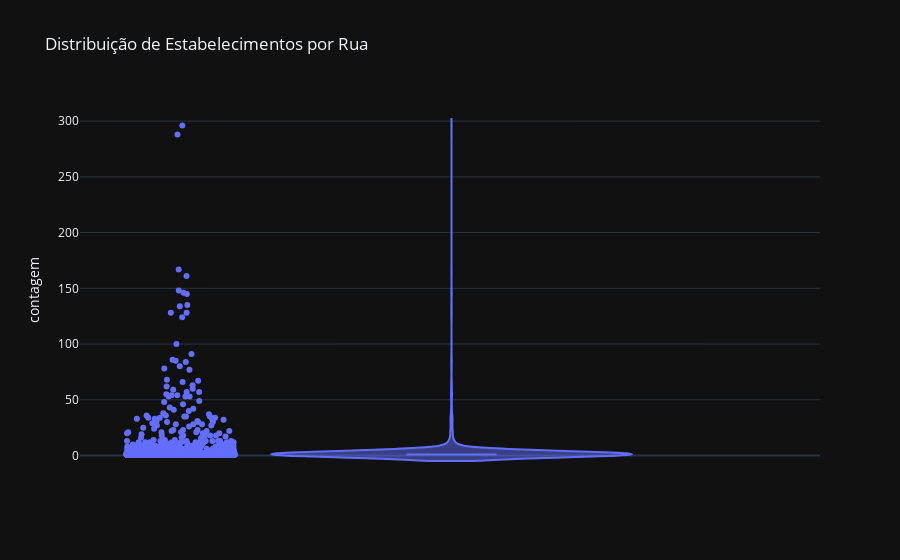

Notebook source saved alongside this figure:
### Markdown cell above
# Ruas com apenas 1 estabelecimento
Existem 2442 ruas com apenas 1 estabelescimento oque indica uma boa pulverisão do comercio na cidade.

### Code cell
# Definir oque são muitos restaurantes em 1 rua 
df_violin = f.reset_index()
df_violin.columns = ['rua', 'contagem']

# Criar o gráfico violin
fig = px.violin(df_violin, y='contagem', box=True, points='all', title='Distribuição de Estabelecimentos por Rua',
    template='plotly_dark' )

fig.show()

### Figure 1 — Plotly figure (JSON) as saved in the notebook; plotly's stock layout.template omitted (floating-point values rounded to 4 significant figures; data arrays with more than 128 entries replaced by an {"elided": "..."} marker saying what was removed)
{"data": [{"alignmentgroup": "True", "box": {"visible": true}, "hovertemplate": "contagem=%{y}<extra></extra>", "legendgroup": "", "marker": {"color": "#636efa"}, "name": "", "offsetgroup": "", "orientation": "v", "points": "all", "scalegroup": "True", "showlegend": false, "type": "violin", "x0": " ", "xaxis": "x", "y": {"elided": "3069 int values"}, "y0": " ", "yaxis": "y"}], "layout": {"legend": {"tracegroupgap": 0}, "title": {"text": "Distribuição de Estabelecimentos por Rua"}, "violinmode": "group", "xaxis": {"anchor": "y", "domain": [0, 1]}, "yaxis": {"anchor": "x", "domain": [0, 1], "title": {"text": "contagem"}}}}
